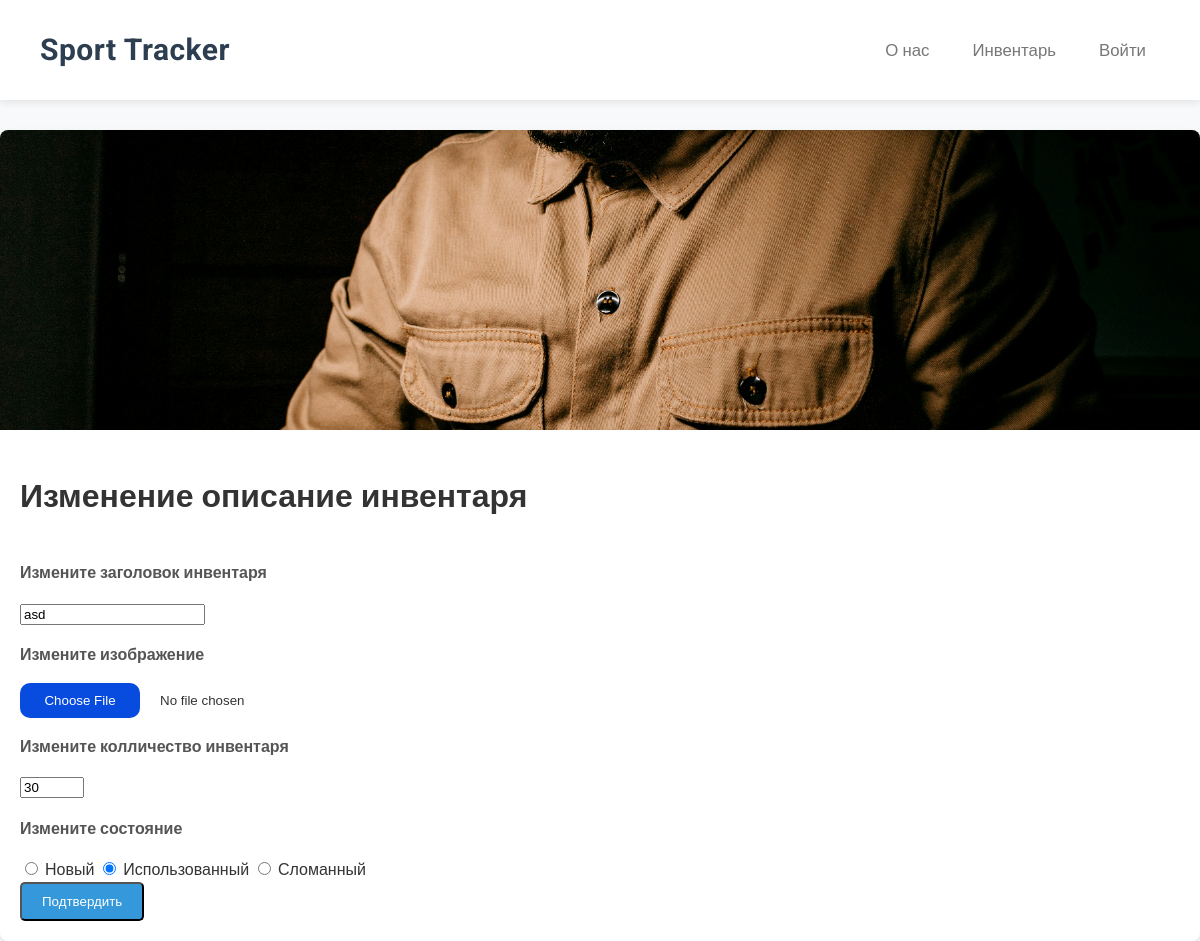
The app's page /voting?id=1, older data.
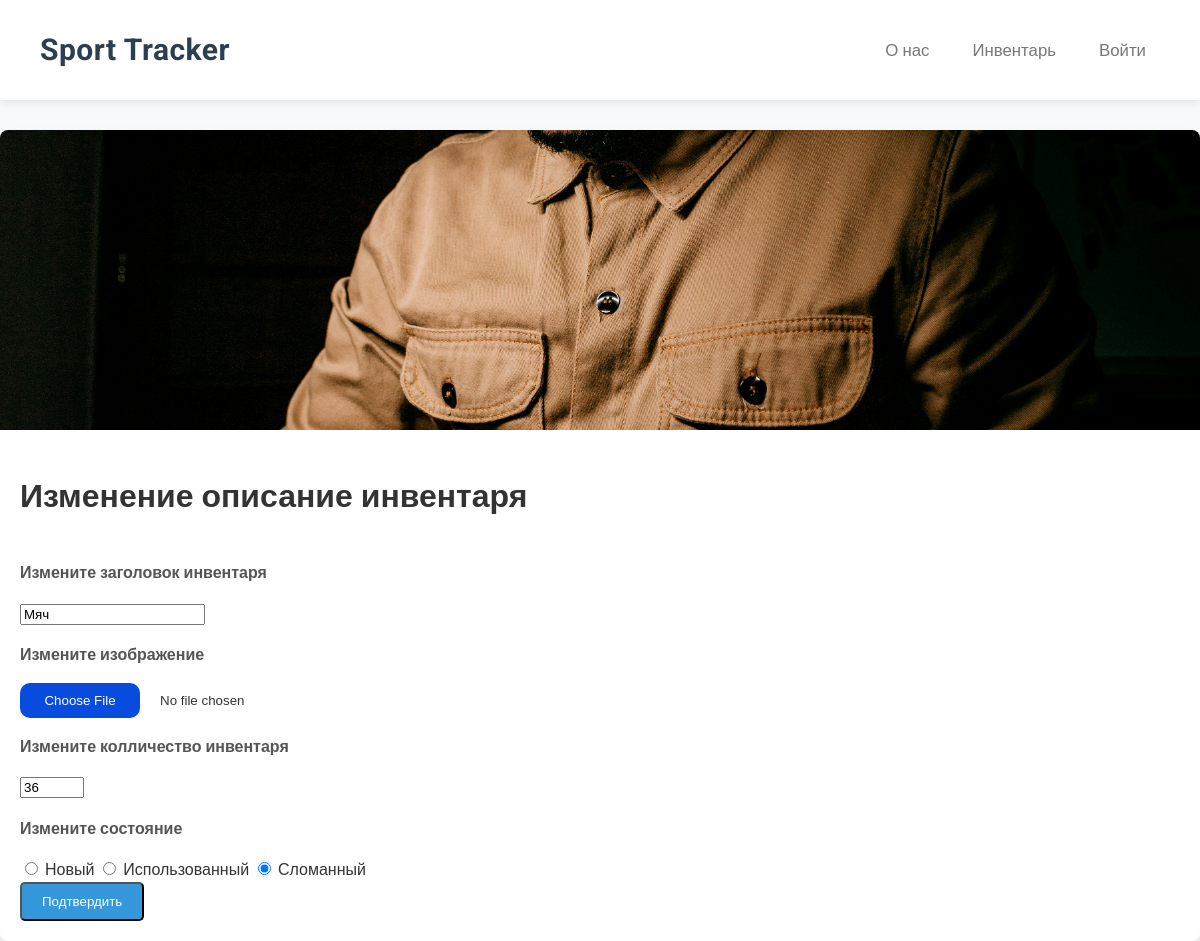
The same page, newer data.
### main/models.py (models this page shows, shortened)
class Votings(models.Model):
    author = models.ForeignKey(User, on_delete=models.CASCADE)
    image = models.ImageField(upload_to=get_image_upload_path, blank=True, null=True)
    name = models.TextField()
    questions_number = models.IntegerField()
    type_of_voting = models.TextField()

### main/views.py (the view, shortened to what this page needs)
# urls.py: path('voting', voting, name='voting'),
def voting(request):
    context = {"IsExist": False}
    id_of_page = request.GET.get("id", None)
    if id_of_page is None:
        return redirect("/catalog")
    try:
        _voting = get_object_or_404(Votings, id=id_of_page)
        context["IsExist"] = True
        context["about_label"] = _voting.name
        context["author"] = _voting.author
        context["questions_number"] = _voting.questions_number
        context["voting_id"] = _voting.id
        context["type_of_voting"] = _voting.type_of_voting
        directory = os.path.join('main', 'uploads', 'users', 'admin')
        context["url_to_avatar"] = ""
        if os.path.exists(directory):
            if os.listdir(directory):
                context["url_to_avatar"] = f"/uploads/users/admin/{os.listdir(directory)[0]}"
        directory = os.path.join('main', 'uploads', 'votings', 'admin', str(_voting.id))
        context["url_to_header"] = ""
        if os.path.exists(directory):
            if os.listdir(directory):
                context["url_to_header"] = f"/uploads/votings/admin/{_voting.id}/{os.listdir(directory)[0]}"
        context['BASE_DIR'] = BASE_DIR
    except Exception as e:
        print(e)
        return HttpResponse("Голосование не найдено или ошибка!")
    return render(request, 'voting.html', context)

### main/templates/voting.html (shortened to what this page needs)
{% load static %}
<!DOCTYPE html>
<html lang="en">
<head>
    <link rel="stylesheet" href="{% static 'survey.css' %}">
    <link rel="stylesheet" href="{% static 'profile.css' %}">
    <link rel="stylesheet" href="{% static 'about_us.css' %}">
    <link rel="stylesheet" href="{% static 'header.css' %}">
</head>
{% include 'header.html' %}
<body>
    <div class="container">
    <div class="item">
      <div class="wrapper exmpl"><img src="{{ url_to_header }}" alt="Шапка опроса"></div>
      <div class="card">
        {% if IsExist %}
         <h1>Изменение описание инвентаря</h1>
        <form  method="post" enctype="multipart/form-data" action="/voting?id={{ voting_id }}">
            <div>
                <p><b>Измените заголовок инвентаря</b></p>
                <input type="text" name="about_label" maxlength="100" required value="{{ about_label }}">
            </div>
            <div>
                <p><b>Измените изображение</b></p>
                <input type="file" name="image"  accept="image/*">
            </div>
            <div>
                <p><b>Измените колличество инвентаря</b></p>
                <input type="number" name="questions_count"  min="1" max="100" onchange="OnChangeQuestionsCount()" value="{{ questions_number }}">
            </div>
            <div id="Questions">
                <div id="Question0">
                    <div>
                        <p><b>Измените состояние</b></p>
                        <input type="radio" name="type_question0" maxlength="500" required value="one" id="one" {% if type_of_voting == "one" %}checked{% endif %}>
                        <label for="one">Новый</label>
                        <input type="radio" name="type_question0" maxlength="500" required value="multi" id="multi" {% if type_of_voting == "multi" %}checked{% endif %}>
                        <label for="multi">Использованный</label>
                        <input type="radio" name="type_question0" maxlength="500" required value="end" id="end" {% if type_of_voting == "end" %}checked{% endif %}>
                        <label for="end">Сломанный</label>
                    </div>
                </div>
            </div>
            <input class="card_link" type="submit" value="Подтвердить">
        </form>
        {% else %}
        <h3>Инвентарь не найдено!</h3>
        {% endif %}
      </div>
    </div>
</div>
</body>
</html>

Row changes from the older to the newer data that the page shows:
changed Votings "☐ Новый": about_label "asd" → "Мяч"; type_of_voting "☑ Использованный" → "☐ Использованный"; type_of_voting "☐ Сломанный" → "☑ Сломанный"
Text that changed along with them:
form field questions_count: "30" → "36"
